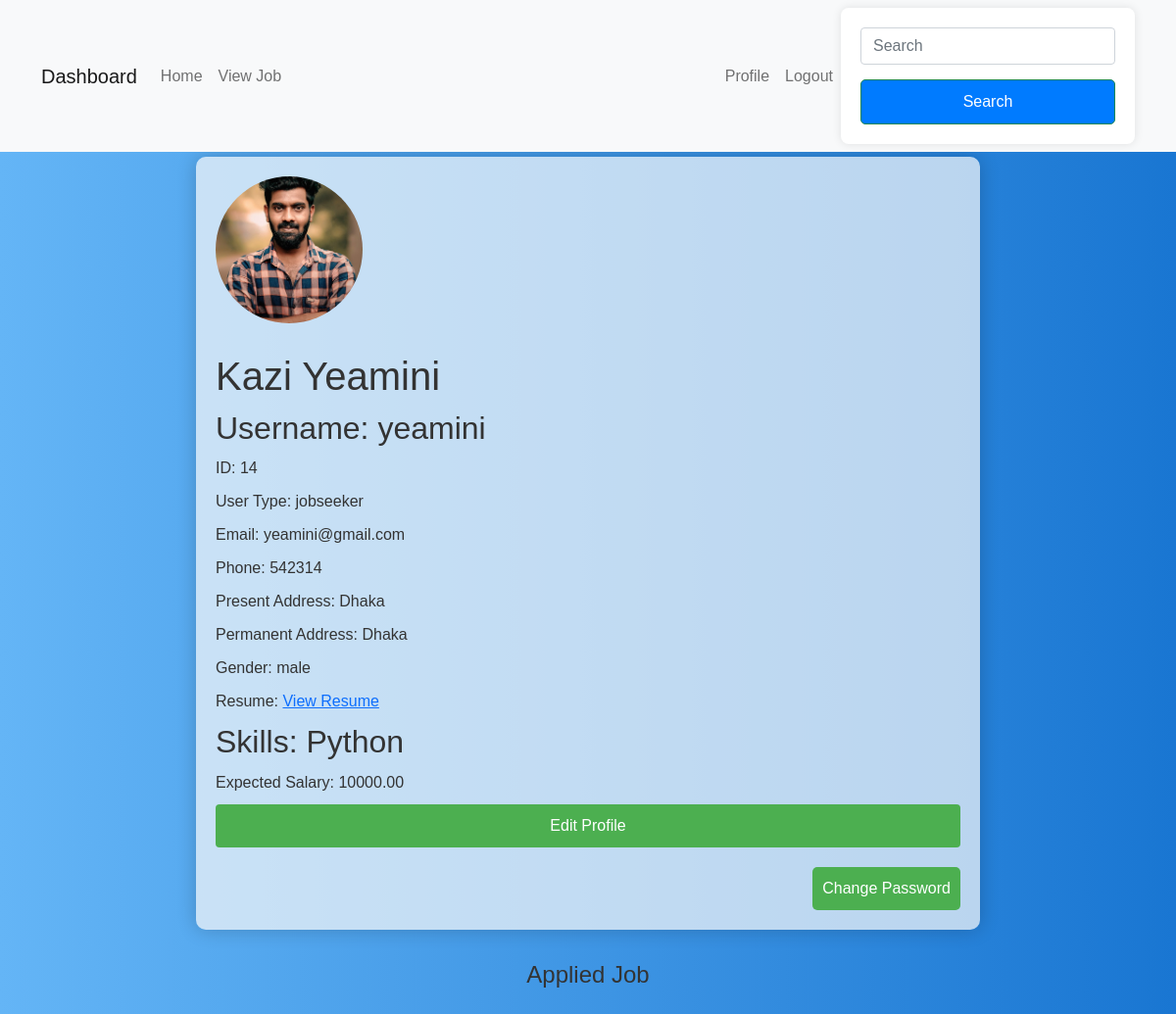
The page /profilepage/ (signed in) on the database its author committed.
### myapp/models.py (models this page shows, shortened)
class Custom_User(AbstractUser):
    USER=[
        ('recruiter','Recruiter'),('jobseeker','Jobseeker')
    ]
    fname=models.CharField(max_length=100, null=True)
    lname=models.CharField(max_length=100, null=True)
    fullname=models.CharField(max_length=100)
    email=models.EmailField(unique=True)
    password=models.CharField(max_length=100)
    confirm_password=models.CharField(max_length=100)
    user_type=models.CharField(choices=USER, max_length=120)
    profile_pic=models.ImageField(upload_to='media/profile_pic', null=True)
    phone=models.CharField(max_length=11, null=True)

class jobseekerprofile(models.Model):
    user = models.OneToOneField(Custom_User, on_delete=models.CASCADE, null=True, related_name='Jobseekerprofile')
    Skill_choices=[
        ('PYTHON','Python'),
        ('JAVA','Java'),
        ('PHP','php'),
    ]
    skills=models.CharField(max_length=100, choices=Skill_choices, null=True, blank=True)
    present_address=models.CharField(max_length=100, null=True)
    permanent_address=models.CharField(max_length=100, null=True)
    GENDER_CHOICES = [
        ('MALE', 'Male'),
        ('FEMALE', 'Female'),
        ('OTHER', 'Other'),
    ]
    gender = models.CharField(max_length=50,choices=GENDER_CHOICES,)
    resume = models.FileField(upload_to='media/resumes', blank=True, null=True, help_text="Upload Resume (PDF, DOC, DOCX)")
    expected_salary = models.DecimalField(max_digits=10, decimal_places=2, blank=True, null=True, help_text="Expected Salary")

### myapp/views.py (the view)
# urls.py: path('profilepage/',profilepage, name='profilepage'),
def profilepage(request):
    user = request.user
    applied_jobs = None
    job_posts=None
    if user.is_authenticated:
        if user.user_type == 'jobseeker':
            jobseeker_profile = None
            jobseeker_profile = jobseekerprofile.objects.get(user=user)
            applied_jobs = job_apply_model.objects.filter(applicant=jobseeker_profile.user)
        elif user.user_type == 'recruiter':
            recruiter_profile = recruiterprofile.objects.get(user=user)
            job_posts = addjob_Model.objects.filter(job_creator=recruiter_profile.user)
        else:
            messages.error(request, 'Invalid user type')
            return redirect('loginpage')
        context = {
            'user': user,
            'applied_jobs': applied_jobs,
            'job_posts': job_posts,
            }
        return render(request, "profile.html", context)
    else:
        messages.error(request, 'You need to log in first.')
        return redirect('login')

### template/Profile.html (shortened to what this page needs)
{% extends "dashboard.html" %}
{% block content %}
    <div class="glassy-container">
        <img class="profile-picture" src="/{{request.user.profile_pic}}" alt="Profile Picture">
        <h1>{{user.fullname }}</h1>
        <h2>Username: {{user.username }}</h2>
        <p>ID: {{user.id }}</p>
        <p>User Type: {{user.user_type }}</p>
        <p>Email: {{user.email }}</p>
        <p>Phone: {{user.phone }}</p>
        {% if user.user_type == 'jobseeker' %}
        <p>Present Address: {{ user.Jobseekerprofile.present_address }}</p>
        <p>Permanent Address: {{ user.Jobseekerprofile.permanent_address }}</p>
        <p>Gender: {{ user.Jobseekerprofile.gender }}</p>
        <p>Resume: <a href="/{{ user.Jobseekerprofile.resume }}" target="_blank">View Resume</a></p>
        <h2>Skills: {{user.Jobseekerprofile.skills}} </h2>
        <p>Expected Salary: {{ user.Jobseekerprofile.expected_salary }}</p>
        {% endif %}
        <button class="edit-profile-button" onclick="toggleForm()">Edit Profile</button>
        <div class="change-password-container">
            <button class="change-password-button" onclick="togglePasswordForm()">Change Password</button>
        </div>
    </div>
{% if user.user_type == 'jobseeker' %}
<section class="job-listings">
    <h2>Applied Job</h2>
    </section>
{% endif %}
{% endblock content %}

### template/dashboard.html (style rules this page uses)
.job-listings { margin: 2rem 0; }
.job-listings h2 { font-size: 24px; margin-bottom: 1rem; text-align: center; }
h2 { color: #333; }
button { background-color: #007bfe; color: #fff; padding: 10px; border: none; border-radius: 4px; cursor: pointer; width: 100%; }
body { font-family: Arial, sans-serif; margin: 0; padding: 0; background: linear-gradient(to right, #64b5f6, #1976D2); color: #333; }
.glassy-container { max-width: 800px; margin: 5px auto; background: rgba(250, 250, 250, 0.7); border-radius: 10px; overflow: hidden; box-shadow: 0 0 20px rgba(0, 0, 0, 0.2); padding: 20px; box-sizing: border-box; }
.profile-picture { border-radius: 50%; width: 150px; height: 150px; object-fit: cover; margin-bottom: 20px; }
h1, h2, p { margin: 10px 0; }
.edit-profile-button { background-color: #4caf50; color: #fff; padding: 10px 15px; border: none; border-radius: 4px; cursor: pointer; font-size: 16px; }
.change-password-container { margin-top: 20px; float:right; }
.change-password-button { background-color: #4caf50; color: white; padding: 10px; border: none; border-radius: 5px; cursor: pointer; }

### rows shown on the page
Custom_User: user.profile_pic (picture), fullname "Kazi Yeamini", username "yeamini", id "14", user_type "jobseeker", email "yeamini@gmail.com", phone "542314", Jobseekerprofile.present_address "Dhaka", Jobseekerprofile.permanent_address "Dhaka", Jobseekerprofile.gender "male", Jobseekerprofile.skills "Python", Jobseekerprofile.expected_salary "10000.00"
